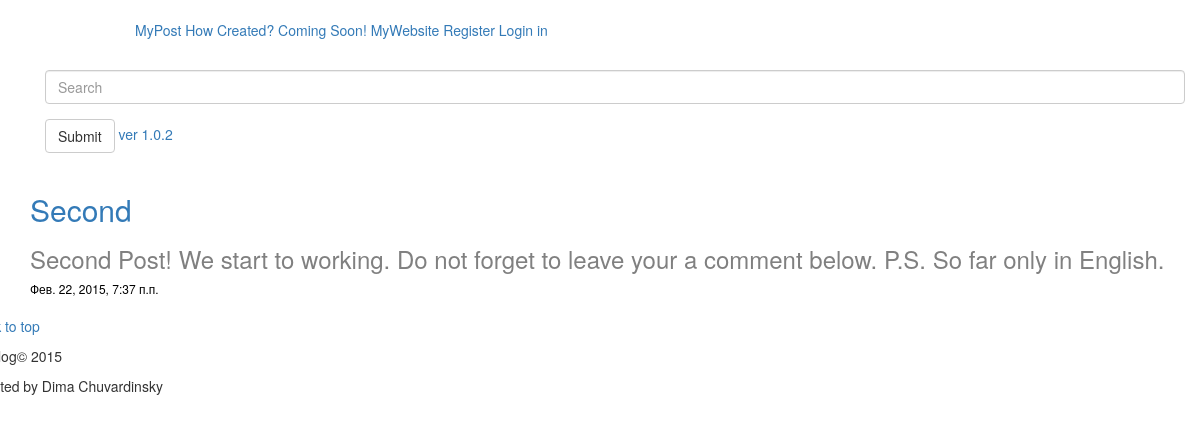
The app's page /blog/2/ with its own data.
### blog/models.py (models this page shows, shortened)
class Post(models.Model):
    title = models.CharField(max_length=255)
    datetime = models.DateTimeField(u'Дата публикации')
    content = models.TextField(max_length=10000)

### blog/views.py (the view)
# urls.py: url(r'^(?P<pk>\d+)/$', PostDetailView.as_view()),
class PostDetailView(DetailView):
    model = Post

### blog/templates/blog/post_detail.html (shortened to what this page needs)
{% extends 'blog/base.html' %}
{% block content %}
        <h2><a>{{ post.title }}</a></h2>
        <h3 style="color:gray"> <p>{{ post.content }}</p></h3>
        <h6 style="color:black"<p>{{ post.datetime }}</p></h6>
    <link href="http://getbootstrap.com/dist/css/bootstrap.min.css" rel="stylesheet">
{% endblock %}

### records on screen
Post: title "Second", content "Second Post! We start to working. Do not forget to leave your a comment below. P.S. So far only in English.", datetime "Фев. 22, 2015, 7:37 п.п."
